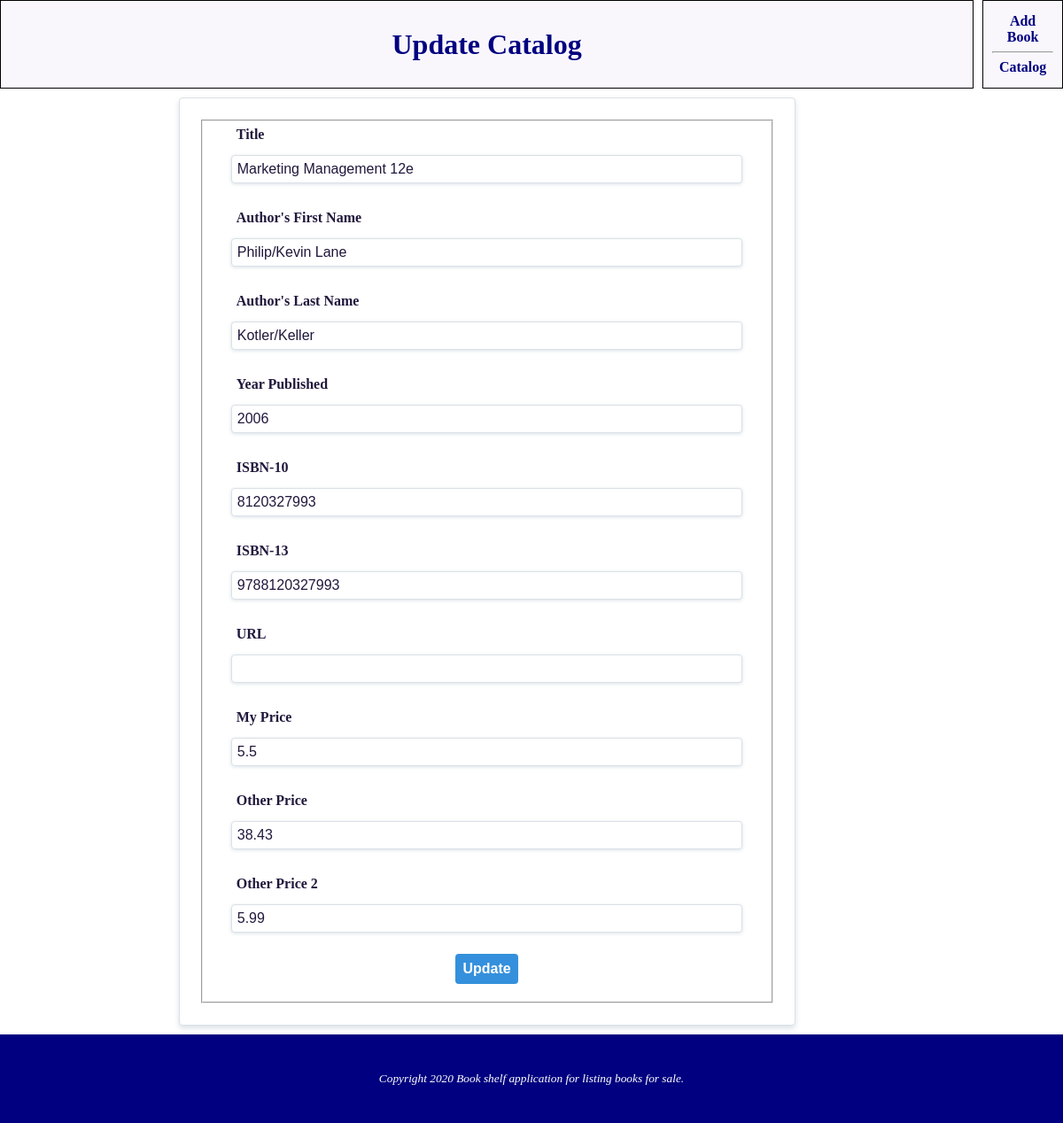
The page /update.php?id=5 on the database its author committed.
### tables this page shows
CREATE TABLE books (
    id INTEGER PRIMARY KEY AUTOINCREMENT NOT NULL,
    title VARCHAR NOT NULL,
    first_name VARCHAR NOT NULL,
    last_name VARCHAR NOT NULL,
    `year` INTEGER NOT NULL,
    isbn10 INTEGER,
    isbn13 INTEGER,
    `url` VARCHAR,
    my_price REAL,
    other_price REAL,
    other_price2 REAL
    );

### update.php (the view, shortened to what this page needs)
<?php
include "install.php";
$id = $_GET['id'];
$query = "SELECT rowid, * FROM books WHERE rowid=$id";
$result = $db->query($query);
$data = $result->fetchArray();
?>
<!DOCTYPE html>
<html>
    <head>
        <link rel="stylesheet" href="css/main.css">
    </head>
    <body>
    <div class="wrapper">
    <header class="headerGrid headerFlexParent header">
        <h1 class="h1">Update Catalog</h1>
    </header>
    <nav class="navGrid navFlexParent nav">
        <p><a class="a" href="index.php">add book</a></p> <hr> <p><a class="a" href="list.php">catalog</a></p>
    </nav>
    <main class="mainGrid mainFlexParent">
        <form action="" method="post" class="formGrid">
            <fieldset>
                <div class="pure-control-group">
                    <label for="title">Title</label>
                    <input type="text" id="title" name="title" value="<?php echo $data['title'];?>">
                </div>
                <div class="pure-control-group">
                    <label for="author-first">Author's First Name</label>
                    <input type="text" id="author-first" name="author-first" value="<?php echo $data['first_name'];?>">
                </div>
                <div class="pure-control-group">
                    <label for="author-last">Author's Last Name</label>
                    <input type="text" id="author-last" name="author-last" value="<?php echo $data['last_name'];?>">
                </div>
                <div class="pure-control-group">
                    <label for="year-published">Year Published</label>
                    <input type="number" id="year-published" name="year-published" min="1300" max="2100"
                        value="<?php echo $data['year'];?>">
                </div>
                <div class="pure-control-group">
                    <label for="isbn10">ISBN-10</label>
                    <input type="number" id="isbn10" name="isbn10" value="<?php echo $data['isbn10'];?>">
                </div>
                <div class="pure-control-group">
                    <label for="isbn13">ISBN-13</label>
                    <input type="number" id="isbn13" name="isbn13" value="<?php echo $data['isbn13'];?>">
                </div>
                <div class="pure-control-group">
                    <label for="url">URL</label>
                    <input type="url" id="url" name="url" value="<?php echo $data['url'];?>">
                </div>
                <div class="pure-control-group">
                    <label for="my-price">My Price</label>
                    <input type="number" id="my-price" name="my-price" value="<?php echo $data['my_price'];?>"
                    step="0.01" min=0>
                </div>
                <div class="pure-control-group">
                    <label for="other-price">Other Price</label>
                    <input type="number" id="other-price" name="other-price" value="<?php echo $data['other_price'];?>"
                    step="0.01" min=0>
                </div>
                <div class="pure-control-group">
                    <label for="other-price2">Other Price 2</label>
                    <input type="number" id="other-price2" name="other-price2" value="<?php echo $data['other_price2'];?>"
                    step="0.01" min=0 >
                </div>
                <div class="pure-controls">
                    <button type="submit" name="update" class="pure-button pute-button-primary">Update</button>
                </div>
            </fieldset>
        </form>
        </main>
        <footer class="footerGrid footerFlexParent footer">
            <p>Copyright 2020 Book shelf application for listing books for sale.</p>
        </footer>
        </div>
    </body>
</html>

### css/main.css (style rules this page uses)
* { margin: 0; padding: 0; box-sizing: border-box; }
body { color: #000; font-family: "Nunito Semibold"; text-align: center; }
.wrapper { display: grid; grid-template-columns: repeat(12, 1fr); grid-auto-rows: minmax(100px, auto); grid-gap: 10px; }
.wrapper .headerGrid { grid-column: 1/12; grid-row: 1/2; }
.wrapper .navGrid { grid-column: 12/13; grid-row: 1/2; }
.wrapper .mainGrid { grid-column: 1/13; grid-row: 2/8; }
.wrapper .footerGrid { grid-column: 1/13; grid-row: 8/9; }
.headerFlexParent { display: grid; justify-content: center; align-items: center; }
.navFlexParent { display: grid; justify-content: center; align-items: center; }
.footerFlexParent { display: grid; justify-content: center; align-items: center; }
.header { background-color: #f9f7fc; font-weight: bold; text-align: center; padding: 10px; border: 1px solid black; }
.h1 { color: navy; font-family: verdana; }
.mainGrid { display: grid; grid-template-columns: repeat(12, 1fr); grid-auto-rows: minmax(100px, auto); grid-gap: 10px; }
.formGrid { grid-column: 3/10; }
form { padding: 24px; background-color: #fff; border-radius: 4px; border: 1px solid #dae1e7; box-shadow: 0 3px 6px 0px #dae1e7; }
fieldset { height: 100%; }
fieldset div { display: flex; flex-direction: column; }
fieldset div label { font-weight: bold; color: #21183c; margin-bottom: 8px; padding: 6px; text-align: left; width: 90%; align-self: center; }
fieldset div input { color: #21183c; margin-bottom: 24px; padding: 6px; border-radius: 4px; border: 1px solid #dae1e7; box-shadow: 0 1px 4px #dae1e7; font-size: 16px; width: 90%; align-self: center; }
fieldset div button { color: #fff; background-color: #3490dc; padding: 8px; border: none; border-radius: 4px; font-weight: bolder; font-size: 16px; align-self: center; margin-bottom: 20px; }
.nav { background-color: #f9f7fc; font-weight: bold; text-align: center; padding: 10px; border: 1px solid black; }
.a { color: navy; font-family: verdana; text-decoration: none; text-transform: capitalize; }
.footer { background-color: navy; color: white; font-family: verdana; font-size: smaller; font-style: italic; }

### rows shown on the page
books: title "Marketing Management 12e", author-first "Philip/Kevin Lane", author-last "Kotler/Keller", year-published "2006", isbn10 "8120327993", isbn13 "9788120327993", my-price "5.5", other-price "38.43", other-price2 "5.99"
